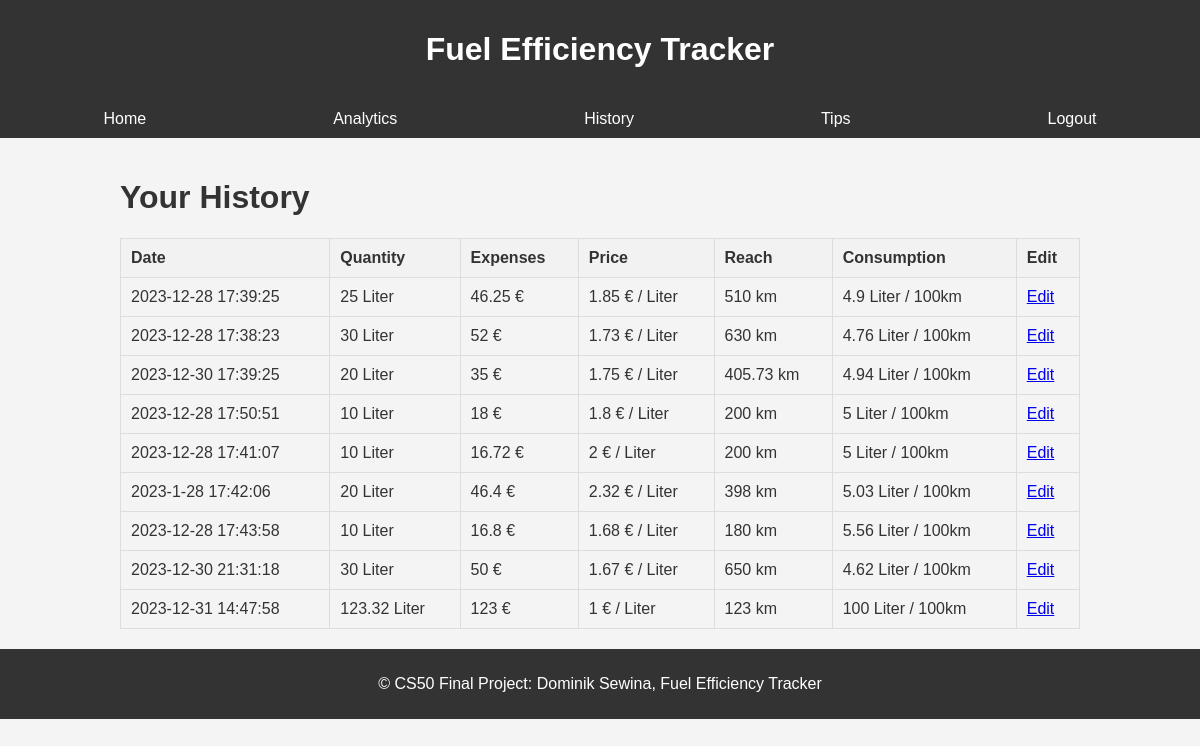
Screenshot of /history (signed in) with the database file from the repository.
### tables this page shows
CREATE TABLE 'history' ('id' INTEGER PRIMARY KEY AUTOINCREMENT NOT NULL, 'userid' INTEGER, 'date' DATETIME, 'quantity' NUMERIC, 'expenses' NUMERIC, 'price' NUMERIC, 'reach' NUMERIC, 'consumption' NUMERIC);

### app.py (the view)
@app.route("/history")
@login_required
def history():
    history = db.execute("SELECT * FROM history WHERE userid=?", session["user_id"])
    print(history)
    print(session["user_id"])
    return render_template("history.html", history=history)

### app.py (called while the page is built)
@app.after_request
def after_request(response):
    response.headers["Cache-Control"] = "no-cache, no-store, must-revalidate"
    response.headers["Expires"] = 0
    response.headers["Pragma"] = "no-cache"
    return response

### functions.py (called while the page is built)
def login_required(f):
    @wraps(f)
    def decorated_function(*args, **kwargs):
        if session.get("user_id") is None:
            return redirect("/login")
        return f(*args, **kwargs)
    return decorated_function

### templates/history.html (shortened to what this page needs)
{% extends "layout.html" %}
{% block content %}
    <h1>Your History</h1>
    <div class="table-container">
        <table>
            <thead>
                <tr>
                    <th>Date</th>
                    <th>Quantity</th>
                    <th>Expenses</th>
                    <th>Price</th>
                    <th>Reach</th>
                    <th>Consumption</th>
                    <th>Edit</th>
                </tr>
            </thead>
            <tbody>
                {% for event in history %}
                    <tr>
                        <td>{{ event.date }}</td>
                        <td>{{ event.quantity }} Liter</td>
                        <td>{{ event.expenses }} €</td>
                        <td>{{ event.price }} € / Liter</td>
                        <td>{{ event.reach }} km</td>
                        <td>{{ event.consumption }} Liter / 100km</td>
                        <td>
                            <a href="{{ url_for('edit', event_id=event.id) }}">Edit</a>
                        </td>
                    </tr>
                {% endfor %}
            </tbody>
        </table>
    </div>
{% endblock %}

### templates/layout.html (shortened to what this page needs)
<!DOCTYPE html>
<html lang="en">
<head>
    <link href="/static/styles.css" rel="stylesheet">
</head>
<body>
    <header>
        <h1>Fuel Efficiency Tracker</h1>
    </header>
    <nav>
        <a href="/">Home</a>
        <a href="/analytics">Analytics</a>
        <a href="/history">History</a>
        <a href="/tips">Tips</a>
        {% if session.user_id %}
        <div class="login-register">
            <a href="/logout">Logout</a>
        </div>
    {% else %}
        <div class="login-register">
            <a href="/login">Login</a>
            <a href="/register">Register</a>
        </div>
    {% endif %}
    </nav>
    <div class="container">
        {% block content %}{% endblock %}
    </div>
    <footer>
        <p>&copy; CS50 Final Project: Dominik Sewina, Fuel Efficiency Tracker</p>
    </footer>
</body>
</html>

### static/styles.css (style rules this page uses)
body { font-family: 'Arial', sans-serif; background-color: #f4f4f4; color: #333; margin: 0; padding: 0; }
.container { width: 80%; margin: 0 auto; padding: 20px; }
header { background-color: #333; color: #fff; padding: 10px 0; text-align: center; }
nav { display: flex; justify-content: space-around; background-color: #333; padding: 10px; color: white; }
nav a { text-decoration: none; color: white; }
.login-register { display: flex; align-items: center; }
.login-register a { margin-left: 10px; }
footer { background-color: #333; color: #fff; padding: 10px 0; text-align: center; }
table { width: 100%; border-collapse: collapse; margin-top: 20px; }
th, td { border: 1px solid #ddd; padding: 10px; text-align: left; }
th { background-color: #f2f2f2; }

### rows the page displays
history: date "2023-12-28 17:39:25", quantity "25", expenses "46.25", price "1.85", reach "510", consumption "4.9"
history: date "2023-12-28 17:38:23", quantity "30", expenses "52", price "1.73", reach "630", consumption "4.76"
history: date "2023-12-30 17:39:25", quantity "20", expenses "35", price "1.75", reach "405.73", consumption "4.94"
history: date "2023-12-28 17:50:51", quantity "10", expenses "18", price "1.8", reach "200", consumption "5"
history: date "2023-12-28 17:41:07", quantity "10", expenses "16.72", price "2", reach "200", consumption "5"
history: date "2023-1-28 17:42:06", quantity "20", expenses "46.4", price "2.32", reach "398", consumption "5.03"
history: date "2023-12-28 17:43:58", quantity "10", expenses "16.8", price "1.68", reach "180", consumption "5.56"
history: date "2023-12-30 21:31:18", quantity "30", expenses "50", price "1.67", reach "650", consumption "4.62"
history: date "2023-12-31 14:47:58", quantity "123.32", expenses "123", price "1", reach "123", consumption "100"
